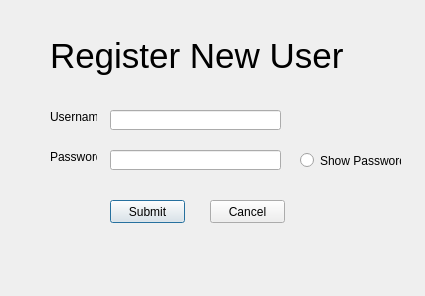
<?xml version="1.0" encoding="UTF-8"?>
<ui version="4.0">
 <class>LoginWindow</class>
 <widget class="QDialog" name="LoginWindow">
  <property name="geometry">
   <rect>
    <x>0</x>
    <y>0</y>
    <width>425</width>
    <height>296</height>
   </rect>
  </property>
  <property name="windowTitle">
   <string>Register New User</string>
  </property>
  <widget class="QPushButton" name="pushButton">
   <property name="geometry">
    <rect>
     <x>110</x>
     <y>200</y>
     <width>75</width>
     <height>23</height>
    </rect>
   </property>
   <property name="text">
    <string>Submit</string>
   </property>
  </widget>
  <widget class="QLineEdit" name="USERNAME">
   <property name="geometry">
    <rect>
     <x>110</x>
     <y>110</y>
     <width>171</width>
     <height>20</height>
    </rect>
   </property>
   <property name="inputMask">
    <string/>
   </property>
   <property name="echoMode">
    <enum>QLineEdit::Normal</enum>
   </property>
  </widget>
  <widget class="QLineEdit" name="PASSWORD">
   <property name="geometry">
    <rect>
     <x>110</x>
     <y>150</y>
     <width>171</width>
     <height>20</height>
    </rect>
   </property>
   <property name="echoMode">
    <enum>QLineEdit::Password</enum>
   </property>
  </widget>
  <widget class="QPushButton" name="pushButton_2">
   <property name="geometry">
    <rect>
     <x>210</x>
     <y>200</y>
     <width>75</width>
     <height>23</height>
    </rect>
   </property>
   <property name="text">
    <string>Cancel</string>
   </property>
  </widget>
  <widget class="QLabel" name="label">
   <property name="geometry">
    <rect>
     <x>50</x>
     <y>30</y>
     <width>301</width>
     <height>51</height>
    </rect>
   </property>
   <property name="font">
    <font>
     <pointsize>26</pointsize>
    </font>
   </property>
   <property name="text">
    <string>Register New User</string>
   </property>
  </widget>
  <widget class="QLabel" name="label_2">
   <property name="geometry">
    <rect>
     <x>50</x>
     <y>110</y>
     <width>47</width>
     <height>13</height>
    </rect>
   </property>
   <property name="text">
    <string>Username</string>
   </property>
  </widget>
  <widget class="QLabel" name="label_3">
   <property name="geometry">
    <rect>
     <x>50</x>
     <y>150</y>
     <width>47</width>
     <height>13</height>
    </rect>
   </property>
   <property name="text">
    <string>Password</string>
   </property>
  </widget>
  <widget class="QRadioButton" name="radioButton">
   <property name="geometry">
    <rect>
     <x>300</x>
     <y>150</y>
     <width>101</width>
     <height>21</height>
    </rect>
   </property>
   <property name="text">
    <string>Show Password</string>
   </property>
  </widget>
 </widget>
 <resources/>
 <connections/>
</ui>
